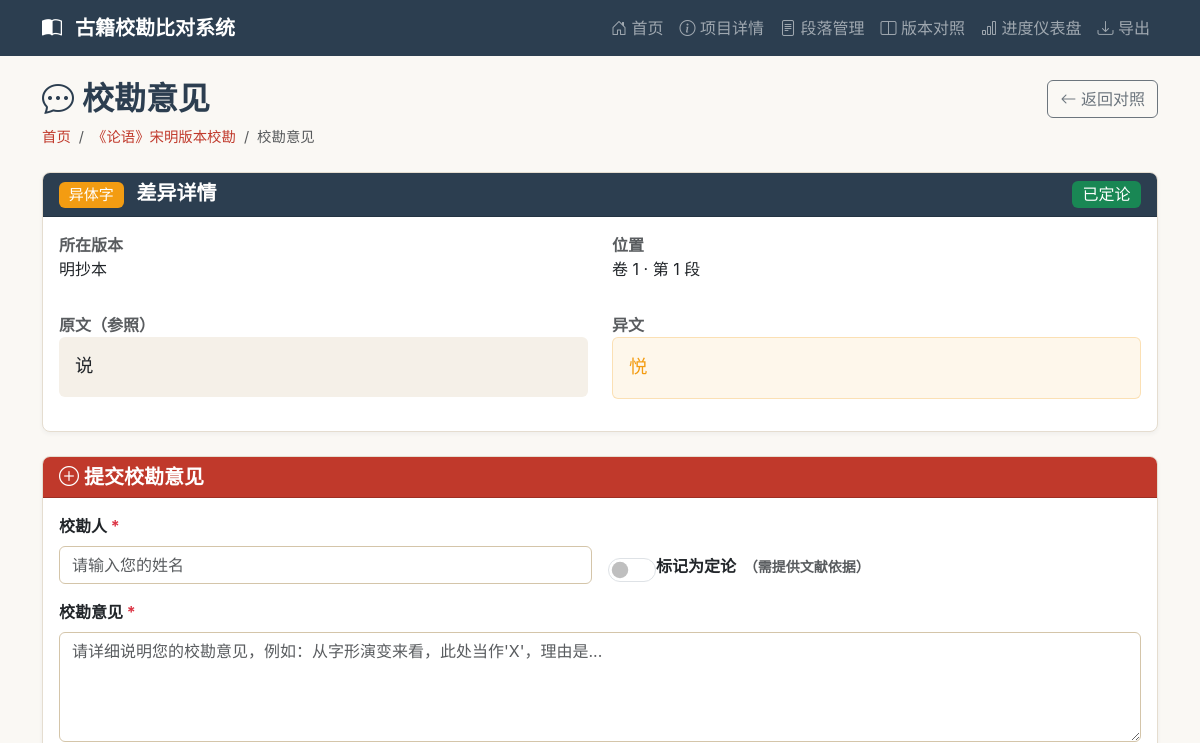
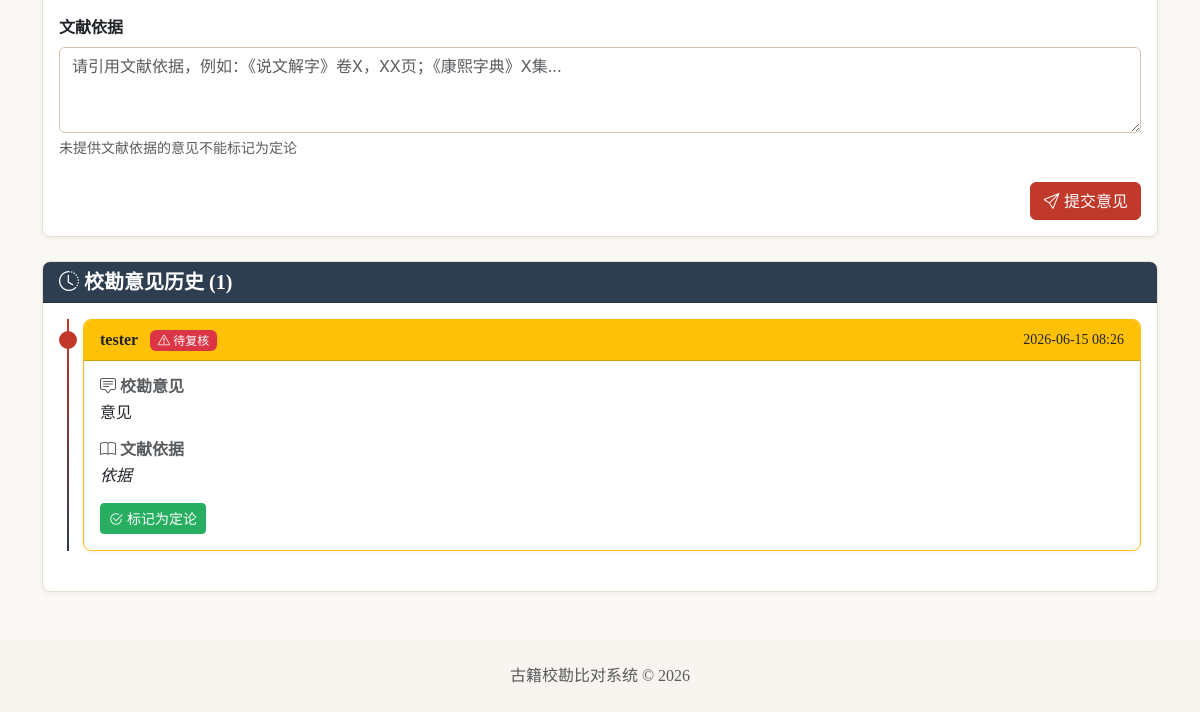
Before: /projects/1/collation/1 with the older database file (2 pictures, top to bottom).
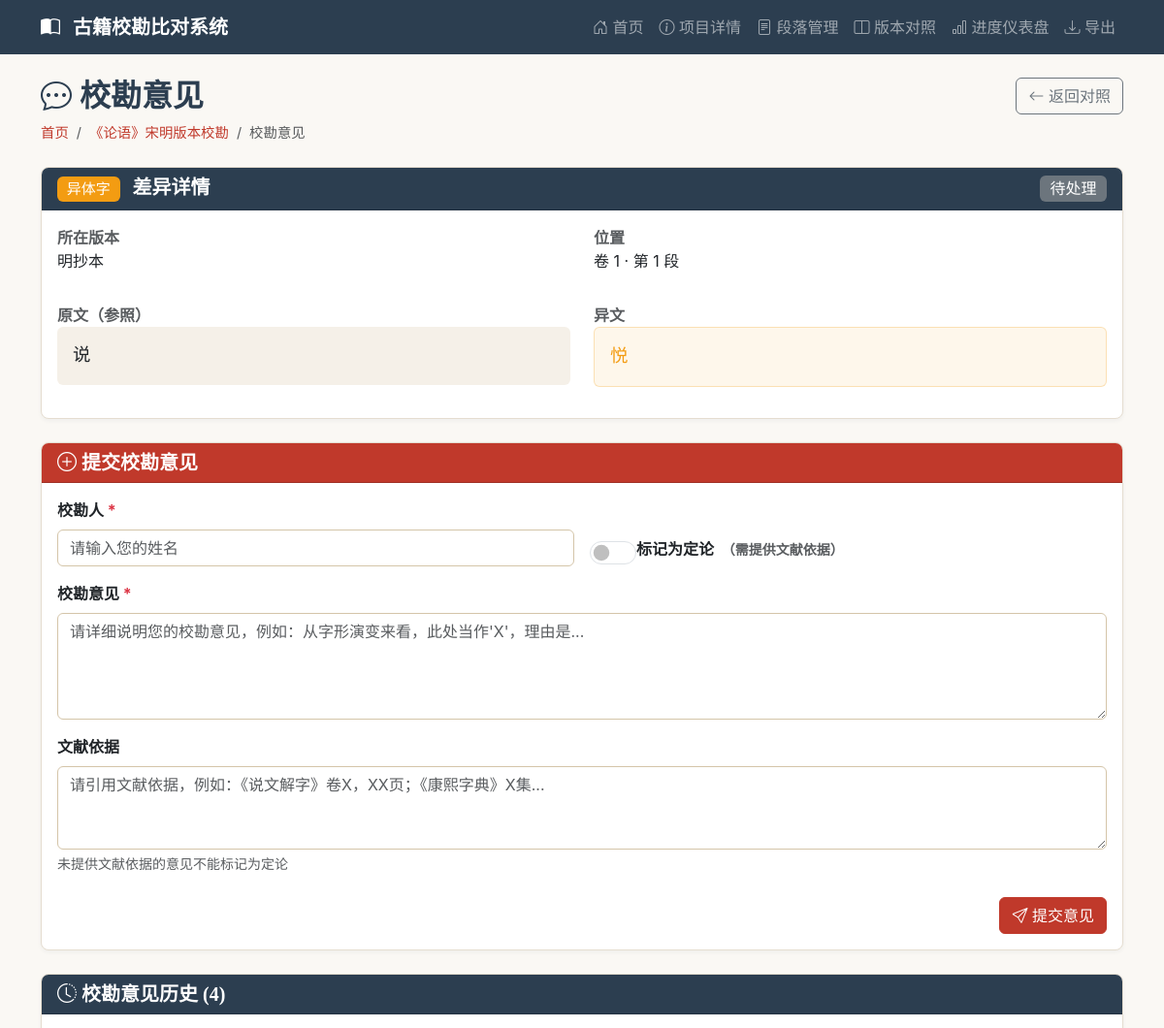
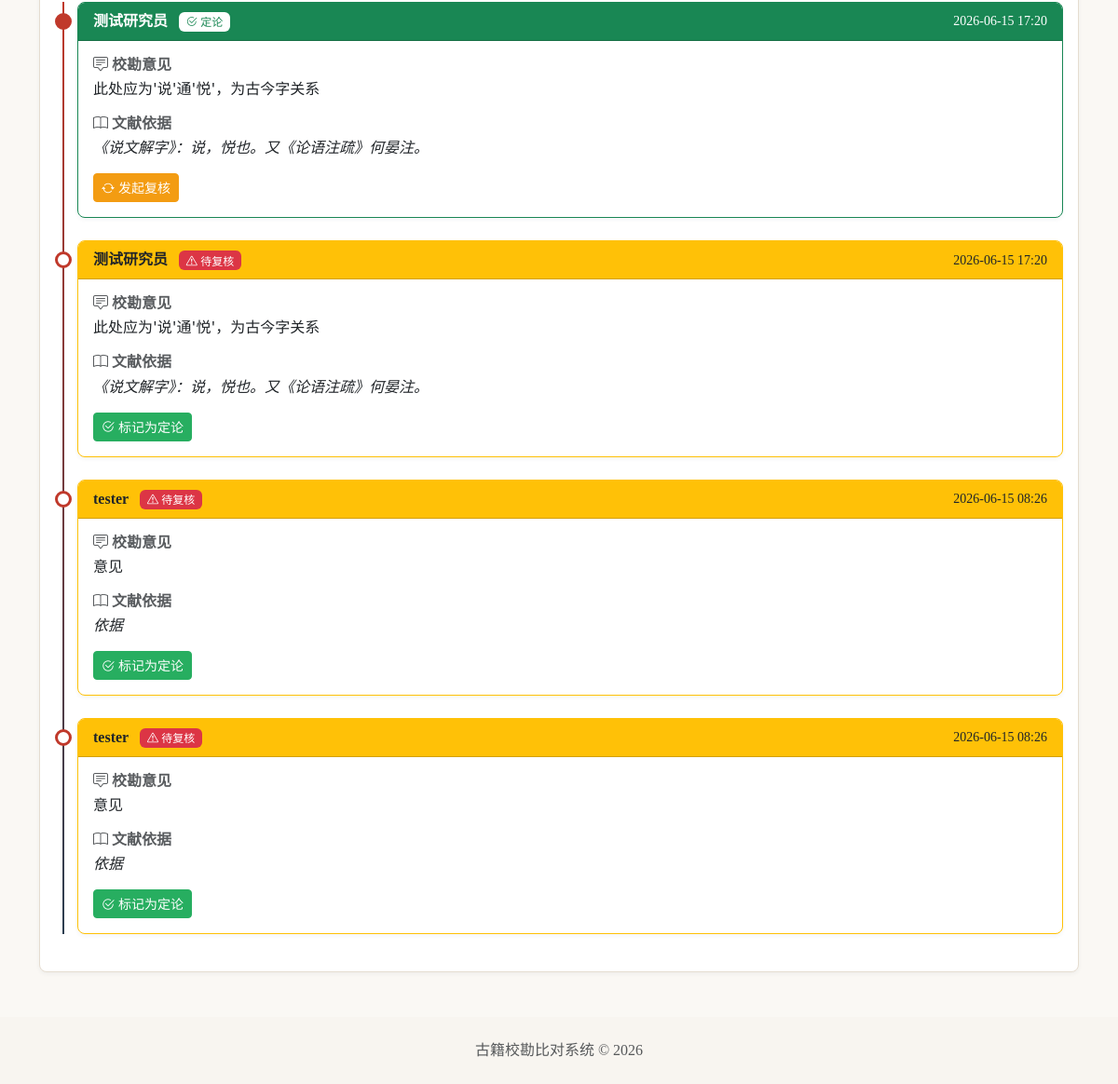
After: the same page with the newer database file (2 pictures, top to bottom).
### app/models.py (models this page shows)
class Project(Base):
    __tablename__ = "project"
    id = Column(Integer, primary_key=True, autoincrement=True)
    name = Column(String(255), nullable=False)
    description = Column(Text, nullable=True)
    book_title = Column(String(255), nullable=False)
    created_at = Column(DateTime, default=datetime.now)
    versions = relationship("Version", back_populates="project", cascade="all, delete-orphan")
    diffs = relationship("Diff", back_populates="project", cascade="all, delete-orphan")

class Version(Base):
    __tablename__ = "version"
    id = Column(Integer, primary_key=True, autoincrement=True)
    project_id = Column(Integer, ForeignKey("project.id", ondelete="CASCADE"), nullable=False)
    name = Column(String(255), nullable=False)
    source = Column(Text, nullable=True)
    year = Column(String(50), nullable=True)
    __table_args__ = (UniqueConstraint("project_id", "name", name="uq_project_version_name"),)
    project = relationship("Project", back_populates="versions")
    passages = relationship("Passage", back_populates="version", cascade="all, delete-orphan")
    diffs = relationship("Diff", back_populates="version", cascade="all, delete-orphan")

class Passage(Base):
    __tablename__ = "passage"
    id = Column(Integer, primary_key=True, autoincrement=True)
    version_id = Column(Integer, ForeignKey("version.id", ondelete="CASCADE"), nullable=False)
    volume_no = Column(Integer, nullable=False)
    paragraph_no = Column(Integer, nullable=False)
    content = Column(Text, nullable=False)
    updated_at = Column(DateTime, default=datetime.now, onupdate=datetime.now)
    __table_args__ = (UniqueConstraint("version_id", "volume_no", "paragraph_no", name="uq_version_volume_paragraph"),)
    version = relationship("Version", back_populates="passages")
    diffs = relationship("Diff", back_populates="passage", cascade="all, delete-orphan")

class Diff(Base):
    __tablename__ = "diff"
    id = Column(Integer, primary_key=True, autoincrement=True)
    project_id = Column(Integer, ForeignKey("project.id", ondelete="CASCADE"), nullable=False)
    passage_id = Column(Integer, ForeignKey("passage.id", ondelete="CASCADE"), nullable=False)
    version_id = Column(Integer, ForeignKey("version.id", ondelete="CASCADE"), nullable=False)
    diff_type = Column(String(20), nullable=False)
    position_start = Column(Integer, nullable=False)
    position_end = Column(Integer, nullable=False)
    text = Column(Text, nullable=True)
    reference_text = Column(Text, nullable=True)
    status = Column(String(20), default="pending")
    project = relationship("Project", back_populates="diffs")
    passage = relationship("Passage", back_populates="diffs")
    version = relationship("Version", back_populates="diffs")
    collation_notes = relationship("CollationNote", back_populates="diff", cascade="all, delete-orphan")

class CollationNote(Base):
    __tablename__ = "collation_note"
    id = Column(Integer, primary_key=True, autoincrement=True)
    diff_id = Column(Integer, ForeignKey("diff.id", ondelete="CASCADE"), nullable=False)
    author = Column(String(255), nullable=False)
    content = Column(Text, nullable=False)
    evidence = Column(Text, nullable=True)
    is_final = Column(Boolean, default=False)
    needs_review = Column(Boolean, default=False)
    created_at = Column(DateTime, default=datetime.now)
    diff = relationship("Diff", back_populates="collation_notes")

### app/routers/collation.py (the view)
@router.get("/projects/{project_id}/collation/{diff_id}", response_class=HTMLResponse)
async def collation_page(
    request: Request,
    project_id: int,
    diff_id: int,
    db: Session = Depends(get_db)
):
    project = crud.get_project(db, project_id)
    if not project:
        raise HTTPException(status_code=404, detail="项目不存在")
    diff = crud.get_diff(db, diff_id)
    if not diff:
        raise HTTPException(status_code=404, detail="差异不存在")
    notes = crud.get_collation_notes_by_diff(db, diff_id)
    version = crud.get_version(db, diff.version_id)
    passage = crud.get_passage(db, diff.passage_id)
    diff_label = DIFF_TYPE_LABELS.get(diff.diff_type, diff.diff_type)
    diff_color = DIFF_TYPE_COLORS.get(diff.diff_type, "#333")
    error = request.query_params.get("error", None)
    success = request.query_params.get("success", None)
    return templates.TemplateResponse("collation_view.html", {
        "request": request,
        "project": project,
        "diff": diff,
        "notes": notes,
        "version": version,
        "passage": passage,
        "diff_label": diff_label,
        "diff_color": diff_color,
        "error": error,
        "success": success
    })

### app/templates/collation_view.html (shortened to what this page needs)
{% extends "base.html" %}
{% block content %}
<div class="d-flex justify-content-between align-items-start mb-4">
    <div>
        <h2 style="color: #2c3e50;">
            <i class="bi bi-chat-dots"></i> 校勘意见
        </h2>
        <nav aria-label="breadcrumb">
            <ol class="breadcrumb mb-0">
                <li class="breadcrumb-item"><a href="/">首页</a></li>
                <li class="breadcrumb-item"><a href="/projects/{{ project.id }}">{{ project.name }}</a></li>
                <li class="breadcrumb-item active">校勘意见</li>
            </ol>
        </nav>
    </div>
    <a href="/projects/{{ project.id }}/compare{% if passage %}?volume_no={{ passage.volume_no }}&paragraph_no={{ passage.paragraph_no }}{% endif %}"
       class="btn btn-outline-secondary">
        <i class="bi bi-arrow-left"></i> 返回对照
    </a>
</div>
<div class="card mb-4">
    <div class="card-header d-flex justify-content-between align-items-center" style="background-color: #2c3e50; color: white;">
        <h5 class="mb-0">
            <span class="badge me-2" style="background-color: {{ diff_color }};">{{ diff_label }}</span>
            差异详情
        </h5>
        <span class="badge
            {% if diff.status == 'pending' %}bg-secondary
            {% elif diff.status == 'reviewed' %}bg-warning text-dark
            {% elif diff.status == 'finalized' %}bg-success{% endif %} fs-6">
            {% if diff.status == 'pending' %}待处理
            {% elif diff.status == 'reviewed' %}复核中
            {% elif diff.status == 'finalized' %}已定论{% endif %}
        </span>
    </div>
    <div class="card-body">
        <div class="row mb-3">
            <div class="col-md-6">
                <label class="text-muted fw-bold">所在版本</label>
                <p>{% if version %}{{ version.name }}{% else %}-{% endif %}</p>
            </div>
            <div class="col-md-6">
                <label class="text-muted fw-bold">位置</label>
                <p>{% if passage %}卷 {{ passage.volume_no }} · 第 {{ passage.paragraph_no }} 段{% else %}-{% endif %}</p>
            </div>
        </div>
        <div class="row mb-3">
            <div class="col-md-6">
                <label class="text-muted fw-bold">原文（参照）</label>
                <div class="p-3 rounded" style="background-color: #f5f0e8; font-family: 'Noto Serif SC', 'SimSun', serif; font-size: 1.15rem;">
                    {{ diff.reference_text or '（无）' }}
                </div>
            </div>
            <div class="col-md-6">
                <label class="text-muted fw-bold">异文</label>
                <div class="p-3 rounded" style="background-color: {{ diff_color }}15; font-family: 'Noto Serif SC', 'SimSun', serif; font-size: 1.15rem; border: 1px solid {{ diff_color }}40;">
                    <span style="color: {{ diff_color }};">{{ diff.text or '（缺字）' }}</span>
                </div>
            </div>
        </div>
    </div>
</div>
<div class="card mb-4">
    <div class="card-header d-flex justify-content-between align-items-center" style="background-color: #c0392b; color: white;">
        <h5 class="mb-0"><i class="bi bi-plus-circle"></i> 提交校勘意见</h5>
    </div>
    <div class="card-body">
        <form method="POST" action="/projects/{{ project.id }}/collation/{{ diff.id }}/notes">
            <div class="row g-3 mb-3">
                <div class="col-md-6">
                    <label for="author" class="form-label fw-bold">校勘人 <span class="text-danger">*</span></label>
                    <input type="text" class="form-control" id="author" name="author" required placeholder="请输入您的姓名">
                </div>
                <div class="col-md-6 d-flex align-items-end">
                    <div class="form-check form-switch">
                        <input class="form-check-input" type="checkbox" id="is_final" name="is_final">
                        <label class="form-check-label fw-bold" for="is_final">
                            标记为定论
                            <span class="text-muted small ms-1">（需提供文献依据）</span>
                        </label>
                    </div>
                </div>
            </div>
            <div class="mb-3">
                <label for="content" class="form-label fw-bold">校勘意见 <span class="text-danger">*</span></label>
                <textarea class="form-control" id="content" name="content" rows="4" required
                          placeholder="请详细说明您的校勘意见，例如：从字形演变来看，此处当作'X'，理由是..."></textarea>
            </div>
            <div class="mb-4">
                <label for="evidence" class="form-label fw-bold">
                    文献依据
                </label>
                <textarea class="form-control" id="evidence" name="evidence" rows="3"
                          placeholder="请引用文献依据，例如：《说文解字》卷X，XX页；《康熙字典》X集..."></textarea>
                <div class="form-text">未提供文献依据的意见不能标记为定论</div>
            </div>
            <div class="d-flex justify-content-end">
                <button type="submit" class="btn btn-primary" style="background-color: #c0392b; border-color: #c0392b;">
                    <i class="bi bi-send"></i> 提交意见
                </button>
            </div>
        </form>
    </div>
</div>
<div class="card">
    <div class="card-header" style="background-color: #2c3e50; color: white;">
        <h5 class="mb-0"><i class="bi bi-clock-history"></i> 校勘意见历史 ({{ notes|length }})</h5>
    </div>
    <div class="card-body">
        {% if notes %}
        <div class="timeline">
            {% for note in notes %}
            <div class="timeline-item mb-4">
                <div class="timeline-marker"></div>
                <div class="timeline-content ms-4">
                    <div class="card {% if note.is_final %}border-success{% elif note.needs_review %}border-warning{% endif %}">
                        <div class="card-header d-flex justify-content-between align-items-center
                                    {% if note.is_final %}bg-success text-white
                                    {% elif note.needs_review %}bg-warning text-dark
                                    {% else %}bg-light{% endif %}">
                            <div>
                                <strong>{{ note.author }}</strong>
                                {% if note.is_final %}
                                <span class="badge bg-white text-success ms-2"><i class="bi bi-check2-circle"></i> 定论</span>
                                {% endif %}
                                {% if note.needs_review %}
                                <span class="badge bg-danger ms-2"><i class="bi bi-exclamation-triangle"></i> 待复核</span>
                                {% endif %}
                            </div>
                            <small>{{ note.created_at.strftime('%Y-%m-%d %H:%M') }}</small>
                        </div>
                        <div class="card-body">
                            <div class="mb-3">
                                <h6 class="text-muted mb-1"><i class="bi bi-chat-square-text"></i> 校勘意见</h6>
                                <p class="mb-0" style="white-space: pre-wrap;">{{ note.content }}</p>
                            </div>
                            {% if note.evidence %}
                            <div class="mb-3">
                                <h6 class="text-muted mb-1"><i class="bi bi-book"></i> 文献依据</h6>
                                <p class="mb-0 fst-italic" style="white-space: pre-wrap;">{{ note.evidence }}</p>
                            </div>
                            {% endif %}
                            <div class="d-flex gap-2">
                                {% if not note.is_final and note.evidence %}
                                <form method="POST" action="/projects/{{ project.id }}/collation/{{ diff.id }}/notes/{{ note.id }}/final" class="d-inline">
                                    <button type="submit" class="btn btn-success btn-sm">
                                        <i class="bi bi-check2-circle"></i> 标记为定论
                                    </button>
                                </form>
                                {% endif %}
                                {% if not note.needs_review %}
                                <form method="POST" action="/projects/{{ project.id }}/collation/{{ diff.id }}/notes/{{ note.id }}/review" class="d-inline">
                                    <button type="submit" class="btn btn-warning btn-sm">
                                        <i class="bi bi-arrow-repeat"></i> 发起复核
                                    </button>
                                </form>
                                {% endif %}
                            </div>
                        </div>
                    </div>
                </div>
            </div>
            {% endfor %}
        </div>
        {% else %}
        <div class="text-center py-5 text-muted">
            <i class="bi bi-chat-dots" style="font-size: 3rem;"></i>
            <p class="mt-3 mb-0">暂无校勘意见，请在上方提交您的意见</p>
        </div>
        {% endif %}
    </div>
</div>
{% endblock %}

### app/templates/base.html (shortened to what this page needs)
<!DOCTYPE html>
<html lang="zh-CN">
<head>
    <link href="https://cdn.jsdelivr.net/npm/bootstrap@5.3.0/dist/css/bootstrap.min.css" rel="stylesheet">
    <link rel="stylesheet" href="https://cdn.jsdelivr.net/npm/bootstrap-icons@1.11.0/font/bootstrap-icons.css">
    <link rel="stylesheet" href="/static/css/custom.css">
</head>
<body>
    <nav class="navbar navbar-expand-lg navbar-dark" style="background-color: #2c3e50;">
        <div class="container">
            <a class="navbar-brand" href="/">
                <i class="bi bi-book-half"></i>
                <span class="ms-2">古籍校勘比对系统</span>
            </a>
            <div class="collapse navbar-collapse" id="navbarNav">
                <ul class="navbar-nav ms-auto">
                    <li class="nav-item">
                        <a class="nav-link" href="/">
                            <i class="bi bi-house-door"></i> 首页
                        </a>
                    </li>
                    {% if project is defined and project %}
                    <li class="nav-item">
                        <a class="nav-link" href="/projects/{{ project.id }}">
                            <i class="bi bi-info-circle"></i> 项目详情
                        </a>
                    </li>
                    <li class="nav-item">
                        <a class="nav-link" href="/projects/{{ project.id }}/passages">
                            <i class="bi bi-file-text"></i> 段落管理
                        </a>
                    </li>
                    <li class="nav-item">
                        <a class="nav-link" href="/projects/{{ project.id }}/compare">
                            <i class="bi bi-layout-split"></i> 版本对照
                        </a>
                    </li>
                    <li class="nav-item">
                        <a class="nav-link" href="/projects/{{ project.id }}/dashboard">
                            <i class="bi bi-bar-chart"></i> 进度仪表盘
                        </a>
                    </li>
                    <li class="nav-item">
                        <a class="nav-link" href="/projects/{{ project.id }}/export">
                            <i class="bi bi-download"></i> 导出
                        </a>
                    </li>
                    {% endif %}
                </ul>
            </div>
        </div>
    </nav>
    <div class="container mt-4">
        {% block content %}{% endblock %}
    </div>
    <footer class="mt-5 py-4 text-center text-muted" style="background-color: #f8f5f0;">
        <div class="container">
            <p class="mb-0">古籍校勘比对系统 &copy; 2026</p>
        </div>
    </footer>
</body>
</html>

Changed rows visible on the page:
changed Diff: status "finalized" → "pending" (drawn)
added CollationNote: author "测试研究员", is_final True (drawn), created_at "2026-06-15 17:20", content "此处应为'说'通'悦'，为古今字关系", evidence "《说文解字》：说，悦也。又《论语注疏》何晏注。"
added CollationNote: author "测试研究员", needs_review True (drawn), created_at "2026-06-15 17:20", content "此处应为'说'通'悦'，为古今字关系", evidence "《说文解字》：说，悦也。又《论语注疏》何晏注。"
added CollationNote: author "tester", needs_review True (drawn), created_at "2026-06-15 08:26", content "意见", evidence "依据"
Other visible differences:
{{ notes|length }}: "1" → "4"
text no longer shown: "已定论"
text now shown: "待处理"
